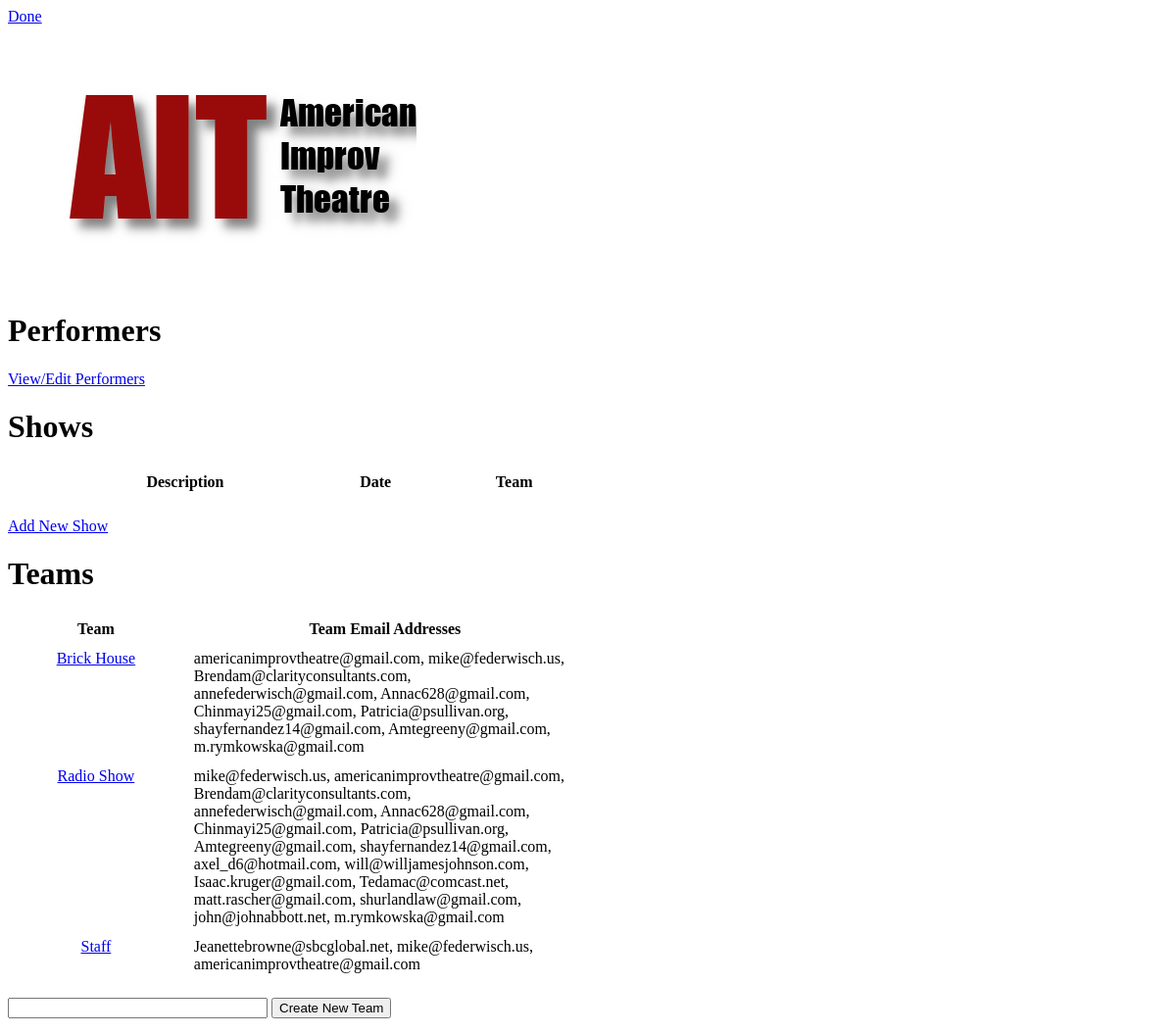
The app's page /admin/admin.php (signed in), older data.
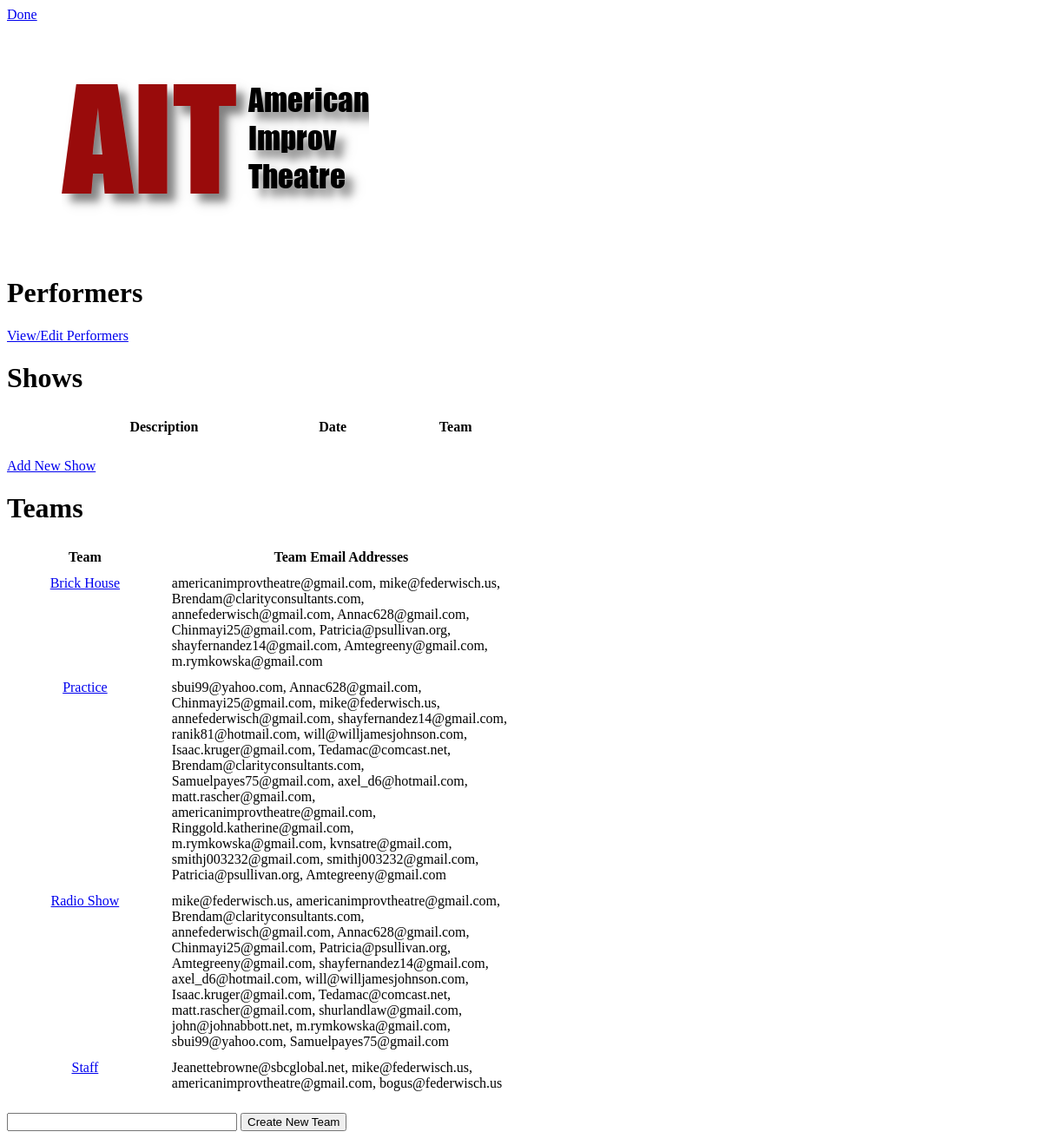
The same page, newer data.
### tables this page shows
CREATE TABLE `Teams` (
  `ID` int(11) NOT NULL AUTO_INCREMENT,
  `Name` varchar(30) DEFAULT NULL,
  PRIMARY KEY (`ID`)
);

CREATE TABLE `Performers` (
  `ID` int(11) NOT NULL AUTO_INCREMENT,
  `NameFirst` varchar(30) DEFAULT NULL,
  `NameLast` varchar(30) DEFAULT NULL,
  `Email` varchar(50) DEFAULT NULL,
  `UserName` varchar(10) DEFAULT NULL,
  `Password` varchar(255) DEFAULT NULL,
  `RegisterDate` timestamp NOT NULL DEFAULT current_timestamp() ON UPDATE current_timestamp(),
  `Admin` tinyint(1) DEFAULT 0,
  PRIMARY KEY (`ID`)
);

### html/admin/admin.php (the view, shortened to what this page needs)
<!DOCTYPE HTML PUBLIC "-//W3C//DTD HTML 4.01 Transitional//EN">
<html>
<head>
</head>
<body>
<a href="../user_home.php">Done</a><br>
<img src="../images/AIT_logo_no_bg.png" alt="AIT: American Improv Theatre">
<h1>Performers</h1>
  <p><a href="performers.php">View/Edit Performers</a></p>
<?php
$hostname = "db";
$username = "your_mysql_username";
$password = "your_mysql_password";
$db = "schedulecast";
$dbconnect=mysqli_connect($hostname,$username,$password,$db);
echo "<h1>Shows</h1>\n";
echo "<table width='50%'>\n";
echo "  <tr>\n";
echo "    <td align=center colspan=2></td>\n";
echo "    <td align=center><b>Description</b></td>\n";
echo "    <td align=center><b>Date</b></td>\n";
echo "    <td align=center><b>Team</b></td>\n";
echo "</table>\n";
echo "<br>\n";
echo "<a href='show_add_ui.php'>Add New Show</a>\n";
echo "<h1>Teams</h1>\n";
$query = mysqli_query($dbconnect, "SELECT * FROM Teams ORDER BY Name")
  or die (mysqli_error($dbconnect));
echo "<table width=50%>\n";
echo "<tr><th>Team</th><th>Team Email Addresses</th></tr>\n";
while ($teamrow = mysqli_fetch_array($query)) {
	echo "<tr>\n";
	echo "<td align=center valign=top width=30%><a href='team_info.php?id=" . $teamrow['ID'] . "'>" . $teamrow['Name'] .  "</a></td>\n";
	$perfquery = mysqli_query($dbconnect, "SELECT * FROM TeamMembership WHERE Team = " . $teamrow['ID'])
  	  or die (mysqli_error($dbconnect));
	echo "<td>\n";
	$first = true;
	while ($perfrow = mysqli_fetch_array($perfquery)) {
		$emailquery = mysqli_query($dbconnect, "SELECT * FROM Performers WHERE ID = " . $perfrow['Performer'])
  	  	  or die (mysqli_error($dbconnect));
		while ($emailrow = mysqli_fetch_array($emailquery)) {
			if ($first == true) {
				$first = false;
			} else {
				echo ", ";
			}
			echo $emailrow['Email'];
		}
	}
	echo "</td>\n";
	echo "</tr>\n";
}
echo "</table>\n";
echo "<br>\n";
echo "<form name='newteam' action='new_team_rest.php' method='post'>\n";
echo "    <input type='text' name='name' size=30>\n";
echo "    <input type='submit' value='Create New Team'>\n";
echo "</form>\n";
?>
</body>
</html>

Row changes from the older to the newer data that the page shows:
added teams: Name "Practice", performers (Email "Annac628@gmail.com"), performers (Email "Chinmayi25@gmail.com"), performers (Email "mike@federwisch.us"), performers (Email "annefederwisch@gmail.com"), performers (Email "shayfernandez14@gmail.com"), performers (Email "will@willjamesjohnson.com"), performers (Email "Isaac.kruger@gmail.com"), performers (Email "Tedamac@comcast.net"), performers (Email "Brendam@clarityconsultants.com"), performers (Email "axel_d6@hotmail.com"), performers (Email "matt.rascher@gmail.com"), performers (Email "americanimprovtheatre@gmail.com"), performers (Email "m.rymkowska@gmail.com"), performers (Email "Patricia@psullivan.org"), performers (Email "Amtegreeny@gmail.com")
now on this page (row edited): performers: Email "sbui99@yahoo.com"
added teammembership: performers (Email "Annac628@gmail.com")
added teammembership: performers (Email "Chinmayi25@gmail.com")
added teammembership: performers (Email "mike@federwisch.us")
added teammembership: performers (Email "annefederwisch@gmail.com")
added teammembership: performers (Email "shayfernandez14@gmail.com")
now on this page (row unchanged): performers: Email "ranik81@hotmail.com"
added teammembership: performers (Email "will@willjamesjohnson.com")
added teammembership: performers (Email "Isaac.kruger@gmail.com")
added teammembership: performers (Email "Tedamac@comcast.net")
added teammembership: performers (Email "Brendam@clarityconsultants.com")
now on this page (row edited): performers: Email "Samuelpayes75@gmail.com"
added teammembership: performers (Email "axel_d6@hotmail.com")
added teammembership: performers (Email "matt.rascher@gmail.com")
added teammembership: performers (Email "americanimprovtheatre@gmail.com")
now on this page (row unchanged): performers: Email "Ringgold.katherine@gmail.com"
added teammembership: performers (Email "m.rymkowska@gmail.com")
now on this page (row unchanged): performers: Email "kvnsatre@gmail.com"
now on this page (row unchanged): performers: Email "smithj003232@gmail.com"
added performers: Email "smithj003232@gmail.com"
added teammembership: performers (Email "Patricia@psullivan.org")
added teammembership: performers (Email "Amtegreeny@gmail.com")
now on this page (row edited): performers: Email "bogus@federwisch.us"
